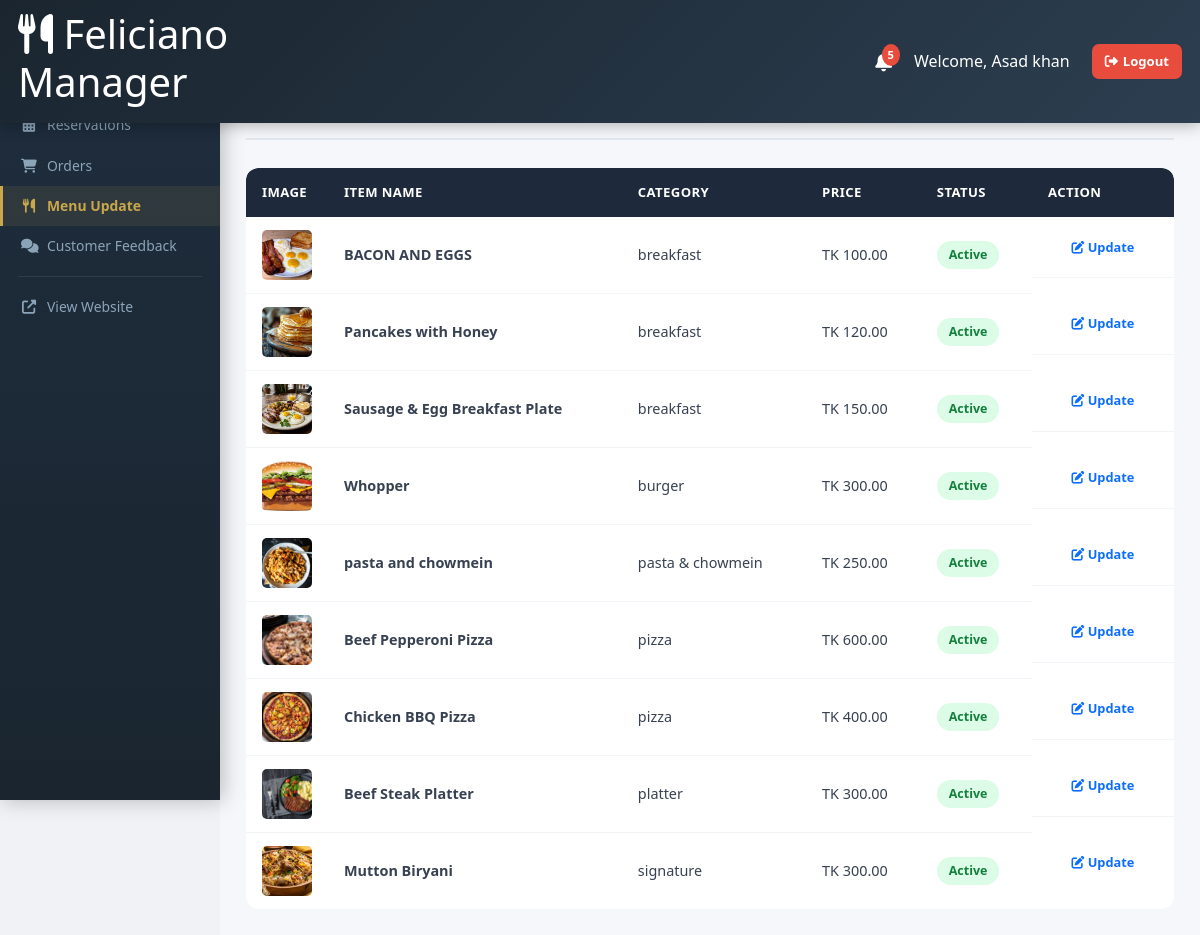
The page /manager/menu.php (signed in) on the database its author committed.
### tables this page shows
CREATE TABLE IF NOT EXISTS `menu_items` (
  `id` int(11) NOT NULL,
  `menu_id` int(11) DEFAULT NULL,
  `name` varchar(100) NOT NULL,
  `description` text DEFAULT NULL,
  `category` varchar(50) NOT NULL,
  `price` decimal(10,2) NOT NULL,
  `image_url` varchar(500) DEFAULT NULL,
  `ingredients` text DEFAULT NULL,
  `status` enum('active','inactive') DEFAULT 'active',
  `created_at` timestamp NOT NULL DEFAULT current_timestamp(),
  `updated_at` timestamp NOT NULL DEFAULT current_timestamp() ON UPDATE current_timestamp()
);

### manager/menu.php (the view, shortened to what this page needs)
<?php
require_once '../config/database.php';
$edit_item = null;
$sql = "SELECT id, name, category, price, status, image_url FROM menu_items ORDER BY category ASC, name ASC";
$result = $conn->query($sql);
include 'header.php';
?>
<section class="admin-section active">
    <div class="section-header">
        <h2>Menu Management</h2>
    </div>
    <?php if ($edit_item): ?>
        <div class="chart-container" style="max-width: 600px; margin: 0 auto; padding: 30px; border-radius: 10px; background: white; box-shadow: 0 4px 6px rgba(0,0,0,0.05);">
            <h3 style="margin-bottom: 20px; border-bottom: 2px solid #f1f2f6; padding-bottom: 10px;">Update Details: <?= htmlspecialchars($edit_item['name']) ?></h3>
            <form method="POST" action="menu.php">
                <input type="hidden" name="update_menu" value="1">
                <input type="hidden" name="id" value="<?= $edit_item['id'] ?>">
                <div class="form-group" style="margin-bottom: 15px;">
                    <label style="display: block; margin-bottom: 5px; color: #2c3e50; font-weight: 500;">Item Name (Read Only)</label>
                    <input type="text" class="form-control" value="<?= htmlspecialchars($edit_item['name']) ?>" disabled style="width: 100%; padding: 10px; border: 1px solid #ddd; border-radius: 5px; background: #f8f9fa;">
                </div>
                <div class="form-group" style="margin-bottom: 15px;">
                    <label style="display: block; margin-bottom: 5px; color: #2c3e50; font-weight: 500;">Price (TK)</label>
                    <input type="number" step="0.01" name="price" class="form-control" value="<?= htmlspecialchars($edit_item['price']) ?>" required style="width: 100%; padding: 10px; border: 1px solid #ddd; border-radius: 5px;">
                </div>
                <div class="form-group" style="margin-bottom: 15px;">
                    <label style="display: block; margin-bottom: 5px; color: #2c3e50; font-weight: 500;">Status</label>
                    <select name="status" class="form-control" style="width: 100%; padding: 10px; border: 1px solid #ddd; border-radius: 5px;">
                        <option value="active" <?= ($edit_item['status'] ?? 'active') === 'active' ? 'selected' : '' ?>>Active</option>
                        <option value="inactive" <?= ($edit_item['status'] ?? '') === 'inactive' ? 'selected' : '' ?>>Inactive</option>
                    </select>
                </div>
                <div class="form-group" style="margin-bottom: 25px;">
                    <label style="display: block; margin-bottom: 5px; color: #2c3e50; font-weight: 500;">Description</label>
                    <textarea name="description" class="form-control" rows="3" style="width: 100%; padding: 10px; border: 1px solid #ddd; border-radius: 5px;"><?= htmlspecialchars($edit_item['description'] ?? '') ?></textarea>
                </div>
                <button type="submit" class="btn btn-primary" style="background-color: #c9a74d; color: white; border: none; padding: 10px 20px; border-radius: 5px; font-weight: 600; cursor: pointer; display: inline-block;">
                    <i class="fas fa-save"></i> Save Changes
                </button>
            </form>
        </div>
    <?php else: ?>
        <div class="menu-table-container team-table-container">
            <table class="admin-table">
                <thead>
                    <tr>
                        <th style="width: 80px;">Image</th>
                        <th>Item Name</th>
                        <th>Category</th>
                        <th>Price</th>
                        <th>Status</th>
                        <th>Action</th>
                    </tr>
                </thead>
                <tbody>
                    <?php if ($result && $result->num_rows > 0): ?>
                        <?php while ($row = $result->fetch_assoc()): ?>
                            <tr>
                                <td>
                                    <?php if(!empty($row['image_url'])): ?>
                                        <img src="../<?= htmlspecialchars($row['image_url']) ?>" alt="MenuItem" style="width:50px; height:50px; object-fit:cover; border-radius:5px;">
                                    <?php endif; ?>
                                </td>
                                <td><strong><?= htmlspecialchars($row['name']) ?></strong></td>
                                <td><?= htmlspecialchars($row['category']) ?></td>
                                <td>TK <?= number_format($row['price'], 2) ?></td>
                                <td>
                                    <span class="status-badge status-<?= htmlspecialchars($row['status'] ?? 'active') ?>"><?= htmlspecialchars($row['status'] ?? 'active') ?></span>
                                </td>
                                <td class="action-buttons">
                                    <a href="menu.php?edit_id=<?= $row['id'] ?>" class="action-btn edit-btn" style="text-decoration:none; display:inline-block;">
                                        <i class="fas fa-edit"></i> Update
                                    </a>
                                </td>
                            </tr>
                        <?php endwhile; ?>
                    <?php else: ?>
                        <tr><td colspan="6" style="text-align: center; padding: 40px; color: #7f8c8d;">No menu items found.</td></tr>
                    <?php endif; ?>
                </tbody>
            </table>
        </div>
    <?php endif; ?>
</section>
<?php include 'footer.php'; ?>

### admin/admin-styles.css (style rules this page uses)
* { margin: 0; padding: 0; box-sizing: border-box; font-family: 'Segoe UI', Tahoma, Geneva, Verdana, sans-serif }
body { background: #f0f2f5; color: #333; line-height: 1.6 }
.admin-section { display: none }
.admin-section.active { display: block }
.section-header { display: flex; justify-content: space-between; align-items: flex-start; margin-bottom: 28px; padding-bottom: 16px; border-bottom: 2px solid #e2e8f0; flex-wrap: wrap; gap: 12px }
.section-header h2 { color: #1e293b; font-size: 1.6rem; font-weight: 700 }
.action-btn { padding: 7px 13px; border: none; border-radius: 6px; cursor: pointer; font-size: .8rem; font-weight: 600; transition: .2s; display: inline-flex; align-items: center; gap: 5px }
.action-buttons { display: flex; gap: 7px; align-items: center; justify-content: center; flex-wrap: wrap }
.admin-table { width: 100%; background: #fff; border-radius: 12px; overflow: hidden; box-shadow: 0 2px 12px rgba(0, 0, 0, .06); border-collapse: collapse }
.admin-table th { background: #1e293b; color: #fff; font-weight: 600; font-size: .82rem; text-transform: uppercase; letter-spacing: .4px; padding: 14px 16px; text-align: left }
.admin-table td { padding: 13px 16px; border-bottom: 1px solid #f1f5f9; vertical-align: middle; color: #374151; font-size: .9rem }
.admin-table tr:last-child td { border-bottom: none }
.menu-table-container, .customers-table-container, .reservations-table-container, .orders-table-container, .team-table-container { overflow-x: auto; border-radius: 12px }
.status-badge { padding: 4px 12px; border-radius: 20px; font-size: .78rem; font-weight: 700; text-transform: capitalize; display: inline-block }
.status-active, .status-confirmed, .status-completed { background: #dcfce7; color: #15803d }

### rows shown on the page
menu_items: image_url (picture), name "BACON AND EGGS", category "breakfast", price "100.00", status "Active"
menu_items: image_url (picture), name "Pancakes with Honey", category "breakfast", price "120.00", status "Active"
menu_items: image_url (picture), name "Sausage & Egg Breakfast Plate", category "breakfast", price "150.00", status "Active"
menu_items: image_url (picture), name "Whopper", category "burger", price "300.00", status "Active"
menu_items: image_url (picture), name "pasta and chowmein", category "pasta & chowmein", price "250.00", status "Active"
menu_items: image_url (picture), name "Beef Pepperoni Pizza", category "pizza", price "600.00", status "Active"
menu_items: image_url (picture), name "Chicken BBQ Pizza", category "pizza", price "400.00", status "Active"
menu_items: image_url (picture), name "Beef Steak Platter", category "platter", price "300.00", status "Active"
menu_items: image_url (picture), name "Mutton Biryani", category "signature", price "300.00", status "Active"

### other values the page prints
$unread_count "5"
$_SESSION['user_name'] "Asad khan"
